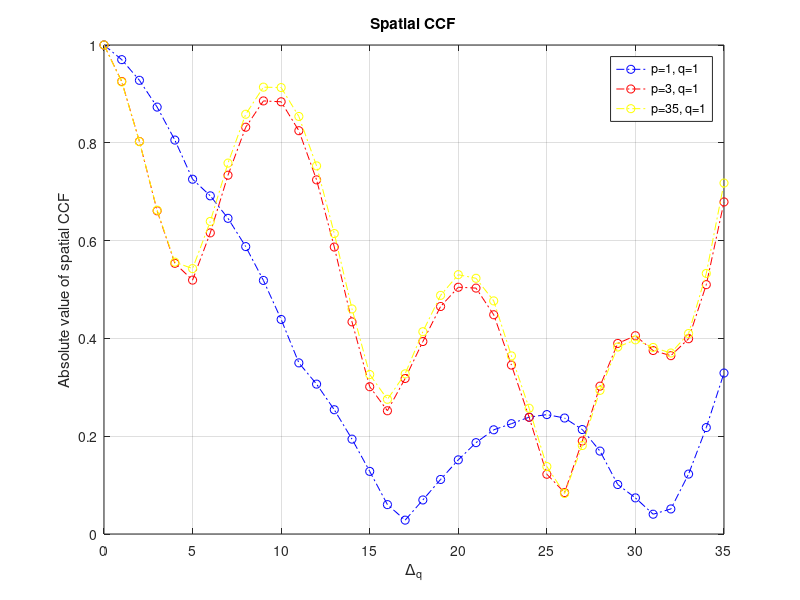

Write MATLAB code to recreate this figure.
clear;clc;close
% Load data
load p=1_q_diff
% Plot
delta_q=1;
q_diff=linspace(0,35,36);

% for i=1:10
%     sum_NLos=0;
%     sigma1=f*1e9*(to_Los(i)-to_Los(i+1))+delta_f*to_Los(i+1);
%     rho_Los(i)=(K/(K+1))*h_Los(i)*conj(h_Los(i+1))*exp(2j*pi*sigma1);
% %     for n=1:number_cluster(i)
% %         for nn=1:number_cluster(i+1)
%             n=1;nn=1;
%             for m=1:number_ray(n,i)
%                 for mm=1:number_ray(n,i+1)
%                     sigma2(m,mm,i)=f*1e9*(to_pq_nm(m,n,i)-to_pq_nm(mm,nn,i+1))+delta_f*to_pq_nm(mm,nn,i+1);
%                     sum_NLos = sum_NLos + P_remain_f*h_NLos(m,n,i)*conj(h_NLos(mm,nn,i+1))*exp(2j*pi*sigma2(m,mm,i));
%                 end
%             end
% %         end
% %     end
%     rho_NLos(i)=(P_remain/(K+1))*mean(sum_NLos);
% end
for i=1:count
    sum_NLos=0;
    n=1;nn=1;
    for m=1:number_ray(n,1)
        for mm=1:number_ray(n,i)
            sigma2=f*1e9*(to_pq_nm(m,n,1)-to_pq_nm(mm,nn,i))+delta_f*to_pq_nm(mm,nn,i);
            sum_NLos = sum_NLos + P_remain_f*h_NLos(m,n,1)*conj(h_NLos(mm,nn,i))*exp(2j*pi*sigma2);
        end
    end
    rho_NLos(i)=(P_remain/(K+1))*mean(sum_NLos);
end
rho_corr=abs(rho_NLos);
rho_corr=rho_corr/rho_corr(1);
plot(q_diff,rho_corr,'bo-.');
grid on
hold on

% Load data
load p=3_q_diff
% Plot
% for i=1:10
%     sum_NLos=0;
%     sigma1=f*1e9*(to_Los(i)-to_Los(i+1))+delta_f*to_Los(i+1);
%     rho_Los1(i)=(K/(K+1))*h_Los(i)*conj(h_Los(i+1))*exp(2j*pi*sigma1);
% %     for n=1:number_cluster(i)
% %         for nn=1:number_cluster(i+1)
%             n=1;nn=1;
%             for m=1:number_ray(n,i)
%                 for mm=1:number_ray(n,i+1)
%                     sigma2(m,mm,i)=f*1e9*(to_pq_nm(m,n,i)-to_pq_nm(mm,nn,i+1))+delta_f*to_pq_nm(mm,nn,i+1);
%                     sum_NLos = sum_NLos + P_remain_f*h_NLos(m,n,i)*conj(h_NLos(mm,nn,i+1))*exp(2j*pi*sigma2(m,mm,i));
%                 end
%             end
% %         end
% %     end
%     rho_NLos1(i)=(P_remain/(K+1))*mean(sum_NLos);
% end
for i=1:count
    sum_NLos=0;
    n=1;nn=1;
    for m=1:number_ray(n,1)
        for mm=1:number_ray(n,i)
            sigma2=f*1e9*(to_pq_nm(m,n,1)-to_pq_nm(mm,nn,i))+delta_f*to_pq_nm(mm,nn,i);
            sum_NLos = sum_NLos + P_remain_f*h_NLos(m,n,1)*conj(h_NLos(mm,nn,i))*exp(2j*pi*sigma2);
        end
    end
    rho_NLos1(i)=(P_remain/(K+1))*mean(sum_NLos);
end
rho_corr1=abs(rho_NLos1);
rho_corr1=rho_corr1/rho_corr1(1);
plot(q_diff,rho_corr1,'ro-.');

% Load data
load p=35_q_diff
% Plot
% for i=1:10
%     sum_NLos=0;
%     sigma1=f*1e9*(to_Los(i)-to_Los(i+1))+delta_f*to_Los(i+1);
%     rho_Los1(i)=(K/(K+1))*h_Los(i)*conj(h_Los(i+1))*exp(2j*pi*sigma1);
% %     for n=1:number_cluster(i)
% %         for nn=1:number_cluster(i+1)
%             n=1;nn=1;
%             for m=1:number_ray(n,i)
%                 for mm=1:number_ray(n,i+1)
%                     sigma2(m,mm,i)=f*1e9*(to_pq_nm(m,n,i)-to_pq_nm(mm,nn,i+1))+delta_f*to_pq_nm(mm,nn,i+1);
%                     sum_NLos = sum_NLos + P_remain_f*h_NLos(m,n,i)*conj(h_NLos(mm,nn,i+1))*exp(2j*pi*sigma2(m,mm,i));
%                 end
%             end
% %         end
% %     end
%     rho_NLos2(i)=(P_remain/(K+1))*mean(sum_NLos);
% end
for i=1:count
    sum_NLos=0;
    n=1;nn=1;
    for m=1:number_ray(n,1)
        for mm=1:number_ray(n,i)
            sigma2=f*1e9*(to_pq_nm(m,n,1)-to_pq_nm(mm,nn,i))+delta_f*to_pq_nm(mm,nn,i);
            sum_NLos = sum_NLos + P_remain_f*h_NLos(m,n,1)*conj(h_NLos(mm,nn,i))*exp(2j*pi*sigma2);
        end
    end
    rho_NLos2(i)=(P_remain/(K+1))*mean(sum_NLos);
end
rho_corr2=abs(rho_NLos2);
rho_corr2=rho_corr2/rho_corr2(1);
plot(q_diff,rho_corr2,'yo-.');

title('Spatial CCF');
xlabel('\Delta_{q}');
ylabel('Absolute value of spatial CCF');
legend('p=1, q=1','p=3, q=1','p=35, q=1');